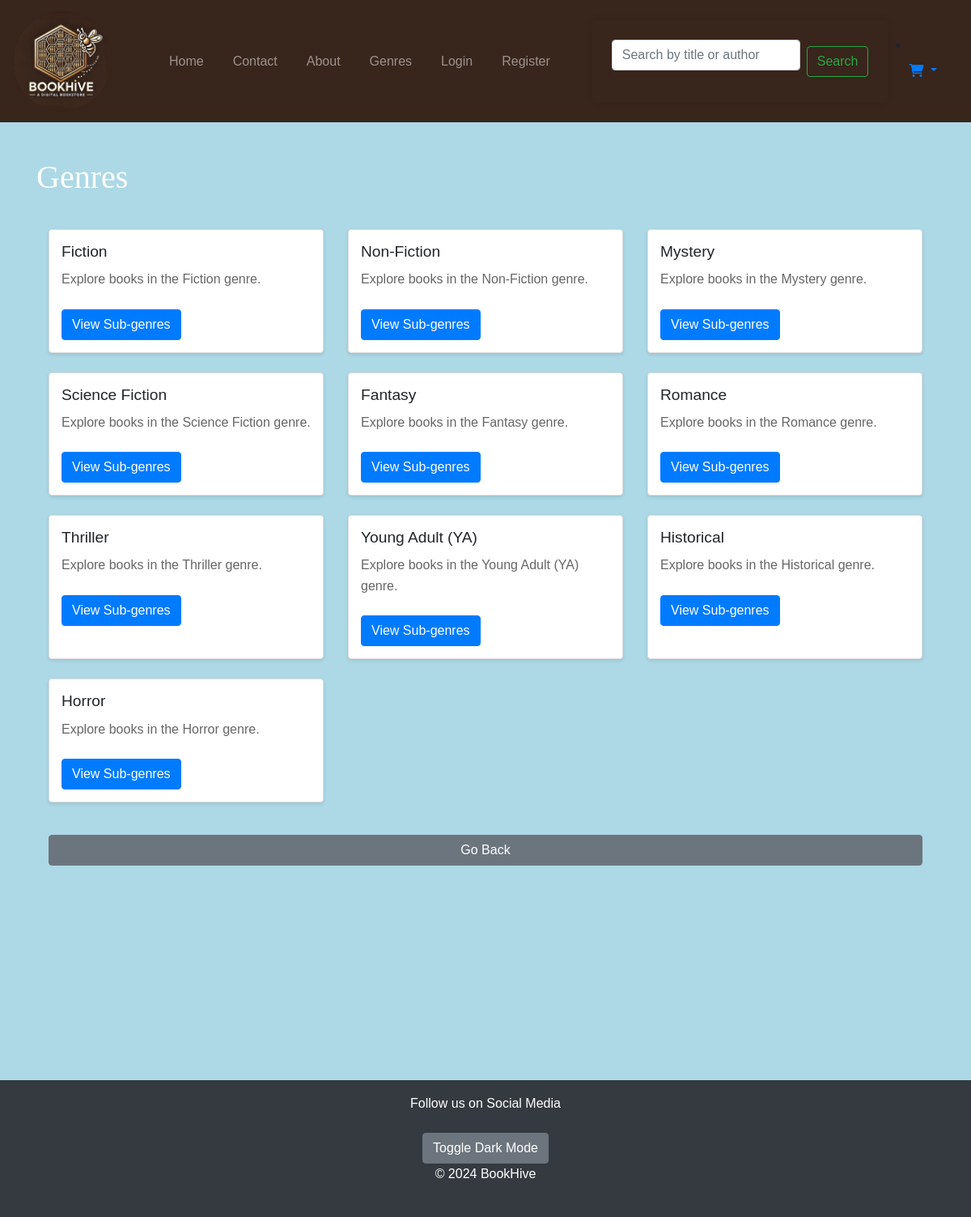
Screenshot of /catalogue/genres/ with the database file from the repository.
### catalogue/models.py (models this page shows, shortened)
class Genre(models.Model):
    name = models.CharField(max_length=100)

### catalogue/views.py (the view)
# urls.py: path('genres/', views.genre_list, name='genre_list'),
def genre_list(request):
    genres = Genre.objects.all()
    return render(request, 'catalogue/genres.html', {'genres': genres})

### catalogue/templates/catalogue/genres.html (shortened to what this page needs)
{% extends "core/layout.html" %}
{% block content %}
<h1>Genres</h1>
<div class="container">
    <div class="row">
        {% for genre in genres %}
            <div class="col-md-4 mb-4">
                <div class="card h-100">
                    <div class="card-body">
                        <h5 class="card-title">{{ genre.name }}</h5>
                        <p class="card-text">Explore books in the {{ genre.name }} genre.</p>
                        <a href="{% url 'catalogue:subgenre_list' genre.id %}" class="btn btn-primary">View Sub-genres</a>
                    </div>
                </div>
            </div>
        {% endfor %}
    </div>
    <a href="javascript:history.back()" class="btn btn-secondary mt-3">Go Back</a>
</div>
{% endblock %}

### BookHive/static/css/styles.css (style rules this page uses)
body { font-family: Arial, sans-serif; background-color: lightblue; }
h1, h2 { font-family: "Abril Fatface"; color:#000000; }
.card { border: 1px solid #ddd; border-radius: 4px; box-shadow: 0 2px 4px rgba(0,0,0,0.1); }
.card-body { padding: 15px; }
.card-title { font-size: 1.2em; margin-bottom: 10px; }
.card-text { font-size: 1em; color: #666; }
.btn-primary { background-color: #007bff; border-color: #007bff; }
.container { margin-top: 2rem; display: flex; flex-direction: column; min-height: 150vh; }
.container { margin-top: 2rem; }
p { line-height: 1.6; margin-bottom: 1.5rem; }
.btn-secondary { background-color: #6c757d; border-color: #6c757d; }
h1, h2, h3.dark-mode { color: #ffffff; }

### rows the page displays
Genre: name "Fiction"
Genre: name "Non-Fiction"
Genre: name "Mystery"
Genre: name "Science Fiction"
Genre: name "Fantasy"
Genre: name "Romance"
Genre: name "Thriller"
Genre: name "Young Adult (YA)"
Genre: name "Historical"
Genre: name "Horror"
